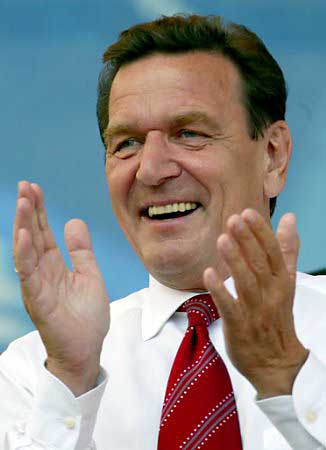
#> input picture Test folder/images/img_104.jpg, 326 x 450 px; its folder holds 2 pictures in this run
$ python FaceDetection.py 'Test folder/images'
#> lines starting #> are read from the running program, lines starting #| are printed output that depends on the picture; after the words box and inside, x2 and y2 are one past the last pixel; in counts of white or black regions, pixels touching at a corner belong together
# Written by Rohith
import os
import cv2
import json
import sys

impath = sys.argv[1]

# Setting up the classifier
cascade = cv2.CascadeClassifier('haarcascade_frontalface_default.xml')
fin_list = []

# Finding the bounding box for each image in the given folder
for file in os.listdir(impath):
    img = cv2.imread(os.path.join(impath,file))
#> img is the input picture: shape (450, 326, 3); mean B, G, R 135.3, 136.6, 138.2
    bwimg = cv2.cvtColor(img, cv2.COLOR_BGR2GRAY)
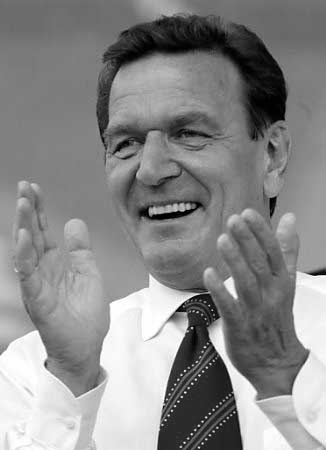
#> bwimg: shape (450, 326); min 0, max 255, mean 136.9
    faces = cascade.detectMultiScale(bwimg, 1.2, 4)
#> faces = [[75, 66, 181, 181]]
    for (x,y,w,h) in faces:
        cv2.rectangle(img, (x,y), (x+w, y+h), (255, 0, 0), 2)
        res = {"iname": file, "bbox": [int(x), int(y), int(w), int(h)]}
        fin_list.append(res)
#> this loop made 1 pass
#> (x, y, w, h, res) on pass 1: (75, 66, 181, 181, {'iname': 'img_104.jpg', 'bbox': [75, 66, 181, 181]})
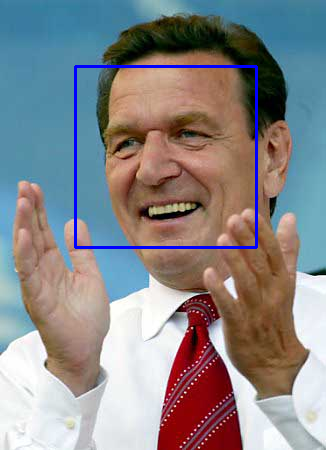
#> img: shape (450, 326, 3); 1.48% of pixels changed, all inside (x1, y1, x2, y2) = (74, 65, 258, 249)
#> after the loop, fin_list = 1 item
#> pass 2 of the loop `for file in os.listdir(impath):`:
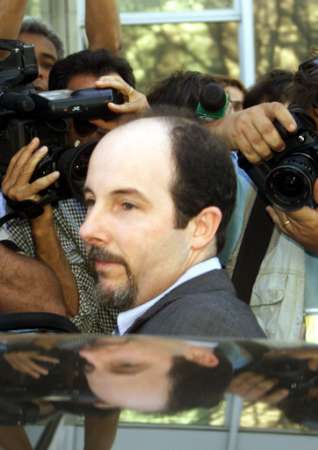
#> input picture Test folder/images/img_105.jpg, 318 x 450 px
#> img is the input picture: shape (450, 318, 3); mean B, G, R 86.5, 102.7, 110.1
#> `bwimg = cv2.cvtColor(img, cv2.COLOR_BGR2GRAY)`:
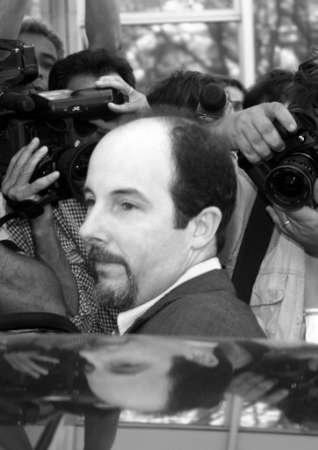
#> bwimg: shape (450, 318); min 0, max 254, mean 103.1
#> faces = ()

# Dumping the JSON file
with open("results.json",'w') as fl:
    json.dump(fin_list, fl)
